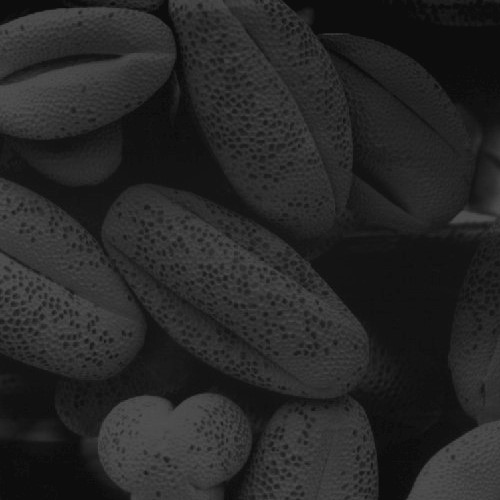
%> input picture 实验四/pollen.jpg, 500 x 500 px
$ octave tuxiang4.m   (GNU Octave 9; MATLAB toolbox functions it lacks are replaced by stand-ins)
%> lines starting %> are read from the running program, lines starting %| are printed output that depends on the picture
I=imread('pollen.jpg');     % 读入原图像
%> I is the input picture: size 500x500 uint8; min 8, max 85, mean 38.7
J=histeq(I);             %对原图像进行直方图均衡化处理
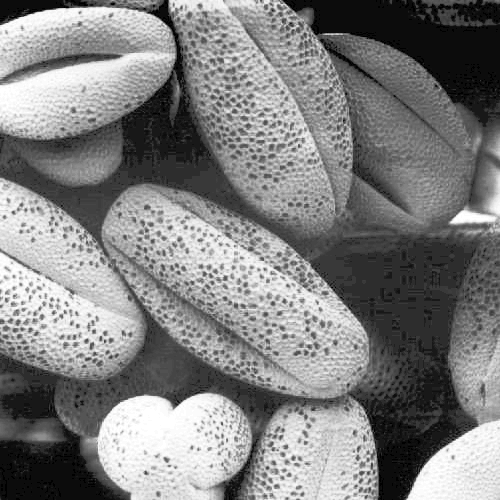
%> J: size 500x500 uint8; min 0, max 255, mean 128.2
imshow(I);             %显示原图像tu
title('原图像');          %给原图像加标题名
%对原图像进行屏幕控制；显示直方图均衡化后的图像
figure;imshow(J);
%给直方图均衡化后的图像加标题名
title('直方图均衡化后的图像') ;
%对直方图均衡化后图像进行屏幕控制；作一幅子图，并排两幅图的第1幅
figure; subplot(1,2,1) ;
imhist(I,64);                 %将原图像直方图显示为64级灰度
title('原图像直方图') ;        %给原图像直方图加标题名
subplot(1,2,2);               %作第2幅子图
imhist(J,64) ;                %将均衡化后图像的直方图显示为64级灰度
title('均衡变换后的直方图') ;  %给均衡化后图像直方图加标题名
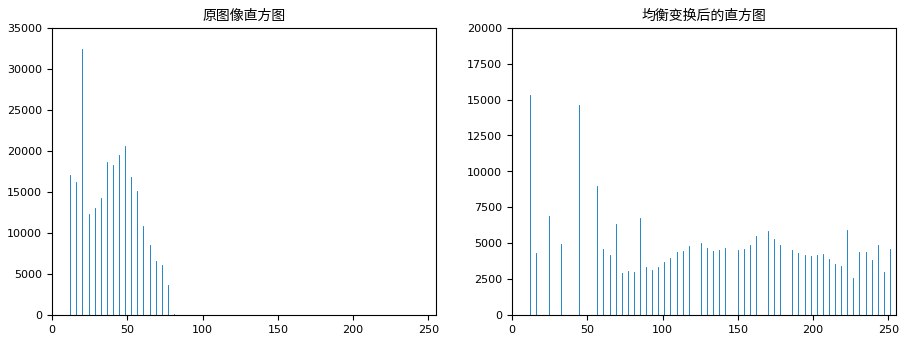
%> figure redrawn from the program's plot data, 2 panels; panel 1: highest point at x = 20.24, y = 32410; panel 2: highest point at x = 12.14, y = 15288

$ run again, with 实验四/4a.jpg copied over 实验四/pollen.jpg
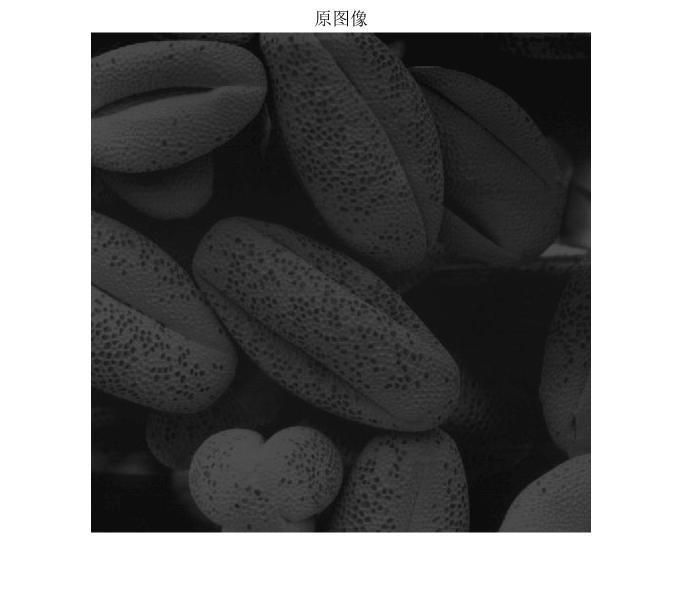
%> input picture 实验四/4a.jpg, 684 x 614 px
%> I is the input picture: size 614x684x3 uint8; min 0, max 255, mean 126.1
%> `J=histeq(I);`:
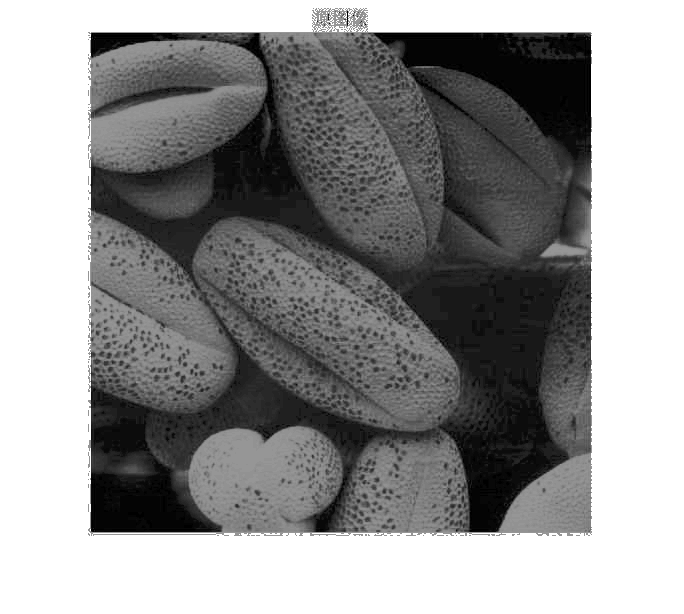
%> J: size 614x684x3 uint8; min 0, max 255, mean 146.9
%> `title('均衡变换后的直方图') ;`:
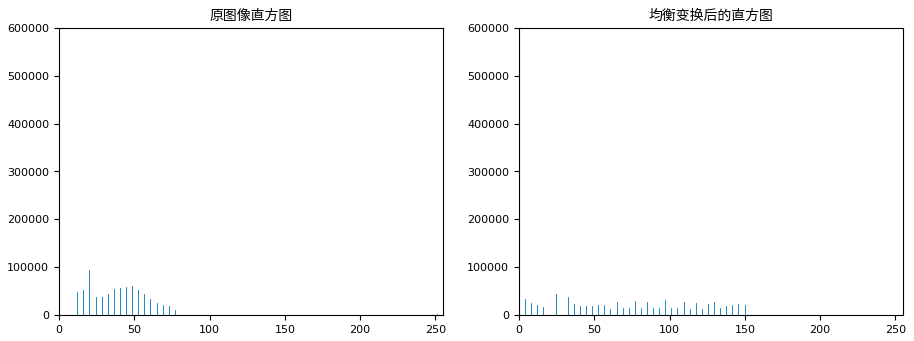
%> figure redrawn from the program's plot data, 2 panels; panel 1: highest point at x = 255, y = 505326; panel 2: highest point at x = 255, y = 502059
